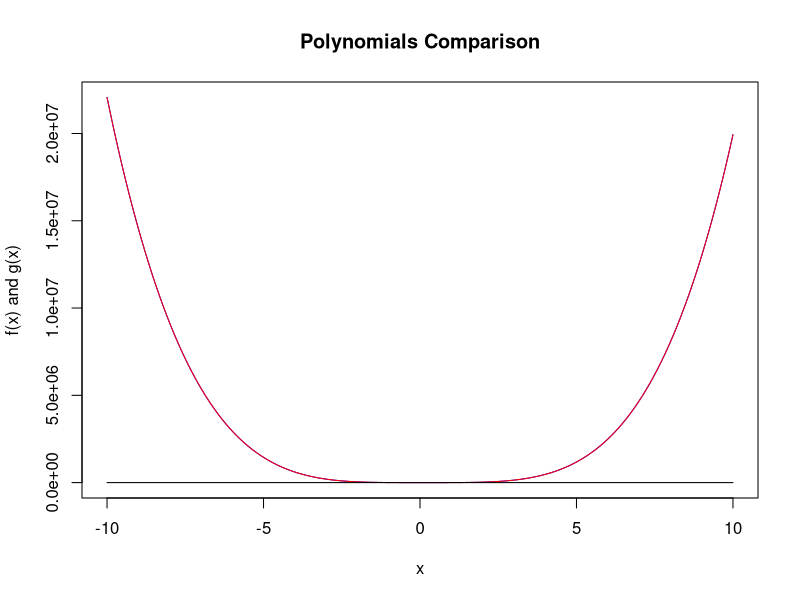

The R script that drew this image:
poly_from_roots <- function(roots) {
  coef <- 1
  for (r in roots) {
    coef <- convolve(coef, c(1, -r), type = "open")
  }
  return(coef) # returns in increasing order like a+bx+cx^2+...
}
 
# Group complex roots into conjugate pairs
get_conjugate_pairs <- function(roots) {
  used <- rep(FALSE, length(roots))
  pairs <- list()
  for (i in seq_along(roots)) {
    if (!used[i]) {
      conj_root <- Conj(roots[i])
      # Find its conjugate (within tolerance)
      j <- which(!used & abs(Re(roots) - Re(conj_root)) < 1e-8 & abs(Im(roots) - Im(conj_root)) < 1e-8)
      j <- j[j != i]
      if (length(j) > 0) {
        used[c(i, j[1])] <- TRUE
        pairs[[length(pairs) + 1]] <- c(roots[i], roots[j[1]])
      }
    }
  }
  return(pairs)
}

compute_sum_poly <- function(factor, pr_roots, pl_roots, cte) {
  
  pr_coef <- c(0, poly_from_roots(pr_roots)) # in decreasing order like x^n+bx^(n-1)+cx^(n-2)+...
  pl_coef <- poly_from_roots(pl_roots) # in decreasing order like x^n+bx^(n-1)+cx^(n-2)+...
  pr_plus_pl_coef <- factor * pr_coef + cte * pl_coef
  return(pr_plus_pl_coef)
}

compute_real_roots_and_complex_coef <- function(pr_plus_pl_coef) {

  pr_plus_pl_roots <- polyroot(rev(pr_plus_pl_coef))
  
  real_roots <- Re(pr_plus_pl_roots[abs(Im(pr_plus_pl_roots)) < 1e-8])
  complex_roots <- pr_plus_pl_roots[abs(Im(pr_plus_pl_roots)) >= 1e-8]
  
  complex_poly_coefs <- list()
  if (length(complex_roots) > 0) {
    pairs <- get_conjugate_pairs(complex_roots)
    for (pair in pairs) {
      coef <- rev(Re(poly_from_roots(c(pair[1], pair[2]))))  # returns in x^2 + bx + c order
      complex_poly_coefs[[length(complex_poly_coefs) + 1]] <- round(coef, 12)
    }
  } else {
    complex_poly_coefs <- list()  # No complex roots
  }
  
  return(list(new_factor = pr_plus_pl_coef[1], 
              pr_plus_pl_roots = pr_plus_pl_roots, 
              real_roots = real_roots, 
              complex_poly_coefs = complex_poly_coefs))
}

factor <- 2
pr_roots <- c(1, 2, -9)
pl_roots <- c(3, 4, -5, 7)
cte <- -5
result <- compute_real_roots_and_complex_coef(compute_sum_poly(factor, pr_roots, pl_roots, cte))

f_x <- function(x) {
  factor * (1 - pr_roots[1]*x) * (1 - pr_roots[2]*x) * (1 - pr_roots[3]*x) + cte * (1 - pl_roots[1]*x) * (1 - pl_roots[2]*x) * (1 - pl_roots[3]*x) * (1 - pl_roots[4]*x)
}

g_x <- function(x) {
  result$new_factor * (x - result$real_roots[1]) * (x - result$real_roots[2]) * (x^2 + result$complex_poly_coefs[[1]][2] * x + result$complex_poly_coefs[[1]][3])
}

x <- seq(-10, 10, by = 0.1)

sum((f_x(x) - g_x(x))^2)  # Check if the two polynomials are equal
plot(x, f_x(x), type = "l", col = "blue", main = "Polynomials Comparison", ylab = "f(x) and g(x)", xlab = "x")
lines(x, g_x(x), col = "red")
lines(x, f_x(x)-g_x(x), col = "black")  # Add x-axis




compute_real_roots_and_complex_coef(c(1,-1,3,-3,2,-2))
compute_real_roots_and_complex_coef(c(1,-6,5,-30))
a <- compute_real_roots_and_complex_coef(c(1,0,-7,6))
a$complex_poly_coefs |> length()

for (i in 1:length(a$complex_poly_coefs)){
  print(i)
}
